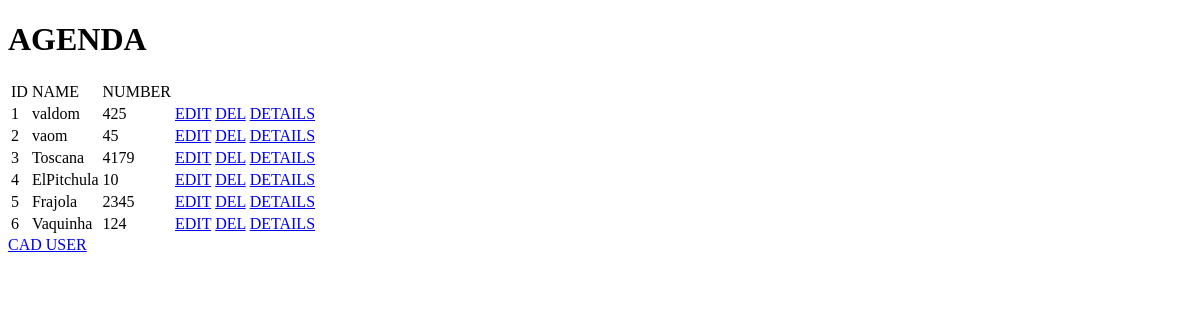
Before: / with the older database file.
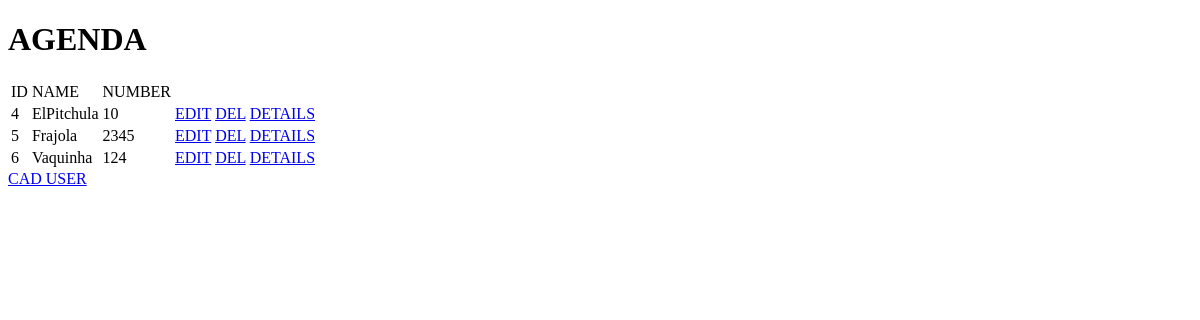
After: the same page with the newer database file.
### tables this page shows
CREATE TABLE contacts(id INTEGER PRIMARY KEY, name TEXT, number TEXT, email TEXT);

### app.py (the view)
@app.route('/')
def home():
    banco = sqlite3.connect('Agenda.db')
    cursor = banco.cursor()
    cursor.execute('SELECT * FROM contacts')
    data = cursor.fetchall()
    return render_template('home.html', data = data)

### templates/home.html (shortened to what this page needs)
<!DOCTYPE html>
<html lang="pt-br">
<head>
    <link rel="stylesheet" type="text/css" href="{{url_for('static', filename='css/style.css')}}">
</head>
<body>
    <H1>AGENDA</H1>
    <div class="table">
        <table>
            <tr>
                <td class="linha">ID</td>
                <td class="linha">NAME</td>
                <td class="linha">NUMBER</td>
            </tr>
                {% for row in data %}
            <tr>
                <td>{{row[0]}}</td>
                <td>{{row[1]}}</td>
                <td>{{row[2]}}</td>
                <td>
                    <a class="button" href="{{url_for('editUser', id=row[0])}}">EDIT</a>
                    <a class="button" href="{{url_for('delUser', id=row[0])}}">DEL</a>
                    <a class="button" href="{{url_for('detailsUser', id=row[0])}}">DETAILS</a>
                </td>
            </tr>
            {% endfor %}
        </table>
        <a class="button" href="{{url_for('pageUser')}}">CAD USER</a>
    </div>
</body>
</html>

Changed rows visible on the page:
removed contacts: id "1", name "valdom", number "425"
removed contacts: id "2", name "vaom", number "45"
removed contacts: id "3", name "Toscana", number "4179"
